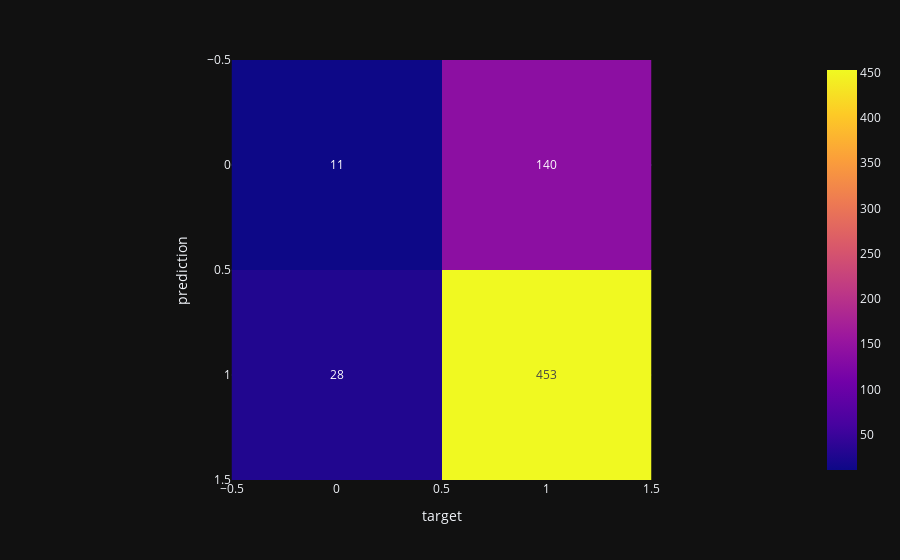

The code cell stored with this chart in its notebook:
### Code cell
##knn
fig = px.imshow(confusion_knn, text_auto=True)
fig.update_layout(xaxis_title='target', yaxis_title='prediction')

### Figure 1 — Plotly figure (JSON) as saved in the notebook; plotly's stock layout.template omitted (floating-point values rounded to 4 significant figures)
{"data": [{"coloraxis": "coloraxis", "name": "0", "texttemplate": "%{z}", "z": [[11, 140], [28, 453]], "type": "heatmap", "xaxis": "x", "yaxis": "y", "hovertemplate": "x: %{x}<br>y: %{y}<br>color: %{z}<extra></extra>"}], "layout": {"xaxis": {"anchor": "y", "domain": [0.0, 1.0], "scaleanchor": "y", "constrain": "domain", "title": {"text": "target"}}, "yaxis": {"anchor": "x", "domain": [0.0, 1.0], "autorange": "reversed", "constrain": "domain", "title": {"text": "prediction"}}, "coloraxis": {"colorscale": [[0.0, "#0d0887"], [0.1111, "#46039f"], [0.2222, "#7201a8"], [0.3333, "#9c179e"], [0.4444, "#bd3786"], [0.5556, "#d8576b"], [0.6667, "#ed7953"], [0.7778, "#fb9f3a"], [0.8889, "#fdca26"], [1.0, "#f0f921"]]}, "margin": {"t": 60}}}
